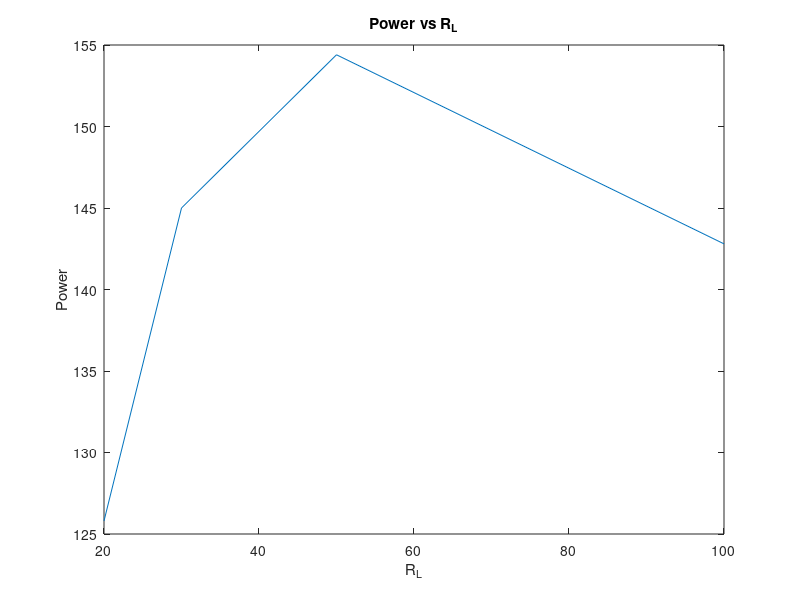

Here is the MATLAB script that generated this plot:
function lab2
r_l = [20 30 50 100]

power = [ 125.8 145.0 154.4 142.8]

figure;
plot(r_l, power)
xlabel("R_L")
ylabel("Power")
title("Power vs R_L")

end
